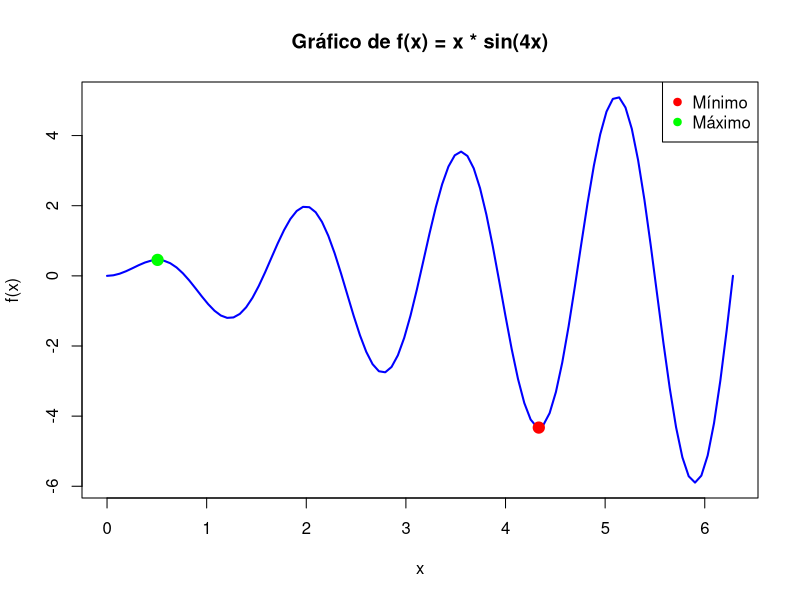
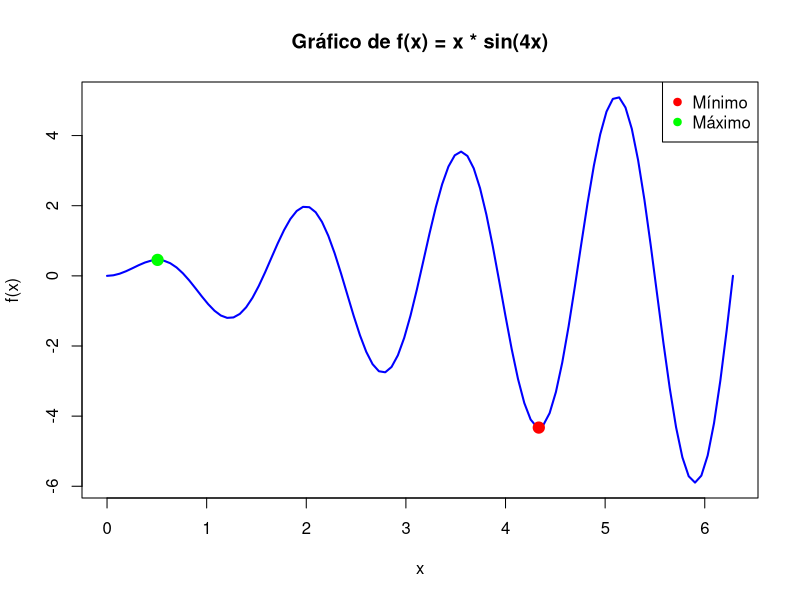

Reproduce these figures in R, in order. (Note: this script raises an error after producing the figures.)
# Definir la función f(x) = x * sin(4 * x)
f <- function(x) {
  return(x * sin(4 * x))#- para cambiar retorno a maximo
}
# Definir la función para maximizar (negativo de f)
#neg_f <- function(x) {
#  return(-f(x))  # Negar la función para maximizar
#}

# Encontrar el mínimo local usando optimización en el rango [0, 2*pi]
result_min <- optim(par = 1,               # Valor inicial para el mínimo
                    fn = f,                # Función a optimizar
                    method = "L-BFGS-B",   # Método de optimización con límites
                    lower = 0,             # Límite inferior del rango
                    upper = 4 * pi)        # Límite superior del rango

# Para encontrar el máximo, optimizamos la función negativa (-f(x)), así cambiamos el problema
# de minimizar f(x) a maximizar f(x).
result_max <- optim(par = 1,               # Valor inicial para el máximo
                    fn = function(x) -f(x),# Negar la función para buscar el máximo
                    method = "L-BFGS-B",   # Método de optimización con límites
                    lower = 0,             # Límite inferior del rango
                    upper = 2 * pi)        # Límite superior del rango

# Mostrar resultados de la optimización (mínimo)
print("Mínimo encontrado:")
print(result_min)

# Mostrar resultados de la optimización (máximo)
print("Máximo encontrado:")
print(result_max)

# Graficar la función y los puntos óptimos (máximo y mínimo) encontrados
x_vals <- seq(0, 2 * pi, length.out = 100)  # Valores de x en el rango [0, 2*pi]
y_vals <- f(x_vals)                         # Calcular los valores de f(x) para cada x

# Crear la gráfica de la función
plot(x_vals, y_vals, type = "l", col = "blue", lwd = 2, 
     main = "Gráfico de f(x) = x * sin(4x)", xlab = "x", ylab = "f(x)")

# Añadir el mínimo encontrado en la gráfica
points(result_min$par, result_min$value, col = "red", pch = 19, cex = 1.5)

# Añadir el máximo encontrado en la gráfica
points(result_max$par, -result_max$value, col = "green", pch = 19, cex = 1.5)

# Añadir leyenda
legend("topright", legend = c("Mínimo", "Máximo"), col = c("red", "green"), pch = 19)
result_max <- optim(par = 2.5,               # Valor inicial para el máximo
                    fn = function(x) -f(x),# Negar la función para buscar el máximo
                    method = "L-BFGS-B",   # Método de optimización con límites
                    lower = 0,             # Límite inferior del rango
                    upper = 2 * pi)        # Límite superior del rango



# Mostrar resultados de la optimización (máximo)
print("Máximo encontrado:")
print(result_max)

# Graficar la función y los puntos óptimos (máximo y mínimo) encontrados
x_vals <- seq(0, 2 * pi, length.out = 100)  # Valores de x en el rango [0, 2*pi]
y_vals <- f(x_vals)                         # Calcular los valores de f(x) para cada x

# Crear la gráfica de la función
plot(x_vals, y_vals, type = "l", col = "blue", lwd = 2, 
     main = "Gráfico de f(x) = x * sin(4x)", xlab = "x", ylab = "f(x)")

# Añadir el máximo encontrado en la gráfica
points(result_max$par, -result_max$value, col = "green", pch = 19, cex = 1.5)
# Añadir el máximo encontrado en la gráfica
points(result_min$par, result_min$value, col = "red", pch = 19, cex = 1.5)

# Añadir leyenda
legend("topright", legend = c("Mínimo", "Máximo"), col = c("red", "green"), pch = 19)


result2<-optim(par = 2.5,fn = f,method ="BFGS", hessian=TRUE,lower = 0,upper=4*pi)#cambar intervalos

print(result2)

optimize(interval=c(5,2*pi),f)
optimize(interval=c(0.5,2*pi),f)
optimize(interval=c(1.5,2*pi),f)
optimize(interval=c(5,2*pi),neg_f)
optimize(interval=c(0.5,2*pi),neg_f)
optimize(interval=c(1.5,2*pi),neg_f)
